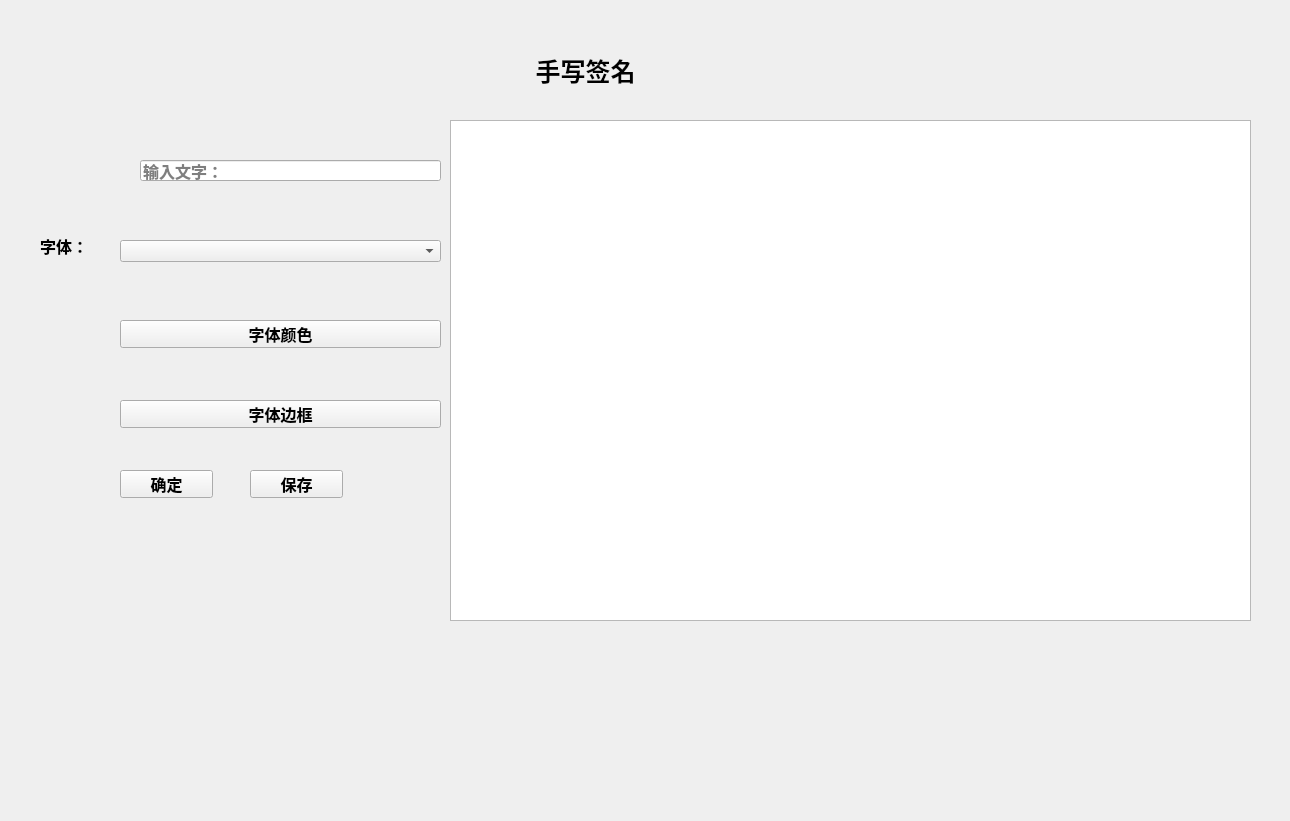
<?xml version="1.0" encoding="UTF-8"?>
<ui version="4.0">
 <class>Form</class>
 <widget class="QWidget" name="Form">
  <property name="geometry">
   <rect>
    <x>0</x>
    <y>0</y>
    <width>1290</width>
    <height>821</height>
   </rect>
  </property>
  <property name="windowTitle">
   <string>Form</string>
  </property>
  <widget class="QLabel" name="label">
   <property name="geometry">
    <rect>
     <x>270</x>
     <y>10</y>
     <width>631</width>
     <height>121</height>
    </rect>
   </property>
   <property name="font">
    <font>
     <pointsize>19</pointsize>
     <weight>75</weight>
     <bold>true</bold>
    </font>
   </property>
   <property name="text">
    <string>手写签名</string>
   </property>
   <property name="alignment">
    <set>Qt::AlignCenter</set>
   </property>
  </widget>
  <widget class="FontComboBox" name="web_font">
   <property name="geometry">
    <rect>
     <x>120</x>
     <y>240</y>
     <width>321</width>
     <height>22</height>
    </rect>
   </property>
  </widget>
  <widget class="QLabel" name="label_2">
   <property name="geometry">
    <rect>
     <x>40</x>
     <y>220</y>
     <width>72</width>
     <height>51</height>
    </rect>
   </property>
   <property name="font">
    <font>
     <pointsize>12</pointsize>
     <weight>75</weight>
     <bold>true</bold>
    </font>
   </property>
   <property name="text">
    <string>字体：</string>
   </property>
  </widget>
  <widget class="QPushButton" name="font_color">
   <property name="geometry">
    <rect>
     <x>120</x>
     <y>320</y>
     <width>321</width>
     <height>28</height>
    </rect>
   </property>
   <property name="font">
    <font>
     <pointsize>12</pointsize>
     <weight>75</weight>
     <bold>true</bold>
    </font>
   </property>
   <property name="text">
    <string>字体颜色</string>
   </property>
  </widget>
  <widget class="QPushButton" name="border_color">
   <property name="geometry">
    <rect>
     <x>120</x>
     <y>400</y>
     <width>321</width>
     <height>28</height>
    </rect>
   </property>
   <property name="font">
    <font>
     <pointsize>12</pointsize>
     <weight>75</weight>
     <bold>true</bold>
    </font>
   </property>
   <property name="text">
    <string>字体边框</string>
   </property>
  </widget>
  <widget class="QPushButton" name="sure">
   <property name="geometry">
    <rect>
     <x>120</x>
     <y>470</y>
     <width>93</width>
     <height>28</height>
    </rect>
   </property>
   <property name="font">
    <font>
     <pointsize>12</pointsize>
     <weight>75</weight>
     <bold>true</bold>
    </font>
   </property>
   <property name="text">
    <string>确定</string>
   </property>
  </widget>
  <widget class="QLineEdit" name="input_text">
   <property name="geometry">
    <rect>
     <x>140</x>
     <y>160</y>
     <width>301</width>
     <height>21</height>
    </rect>
   </property>
   <property name="font">
    <font>
     <pointsize>12</pointsize>
     <weight>75</weight>
     <bold>true</bold>
    </font>
   </property>
   <property name="placeholderText">
    <string>输入文字：</string>
   </property>
  </widget>
  <widget class="QPushButton" name="save">
   <property name="geometry">
    <rect>
     <x>250</x>
     <y>470</y>
     <width>93</width>
     <height>28</height>
    </rect>
   </property>
   <property name="font">
    <font>
     <pointsize>12</pointsize>
     <weight>75</weight>
     <bold>true</bold>
    </font>
   </property>
   <property name="text">
    <string>保存</string>
   </property>
  </widget>
  <widget class="QGraphicsView" name="graphicsView">
   <property name="geometry">
    <rect>
     <x>450</x>
     <y>120</y>
     <width>801</width>
     <height>501</height>
    </rect>
   </property>
  </widget>
 </widget>
 <customwidgets>
  <customwidget>
   <class>FontComboBox</class>
   <extends>QComboBox</extends>
   <header>control.fontcombobox</header>
  </customwidget>
 </customwidgets>
 <resources/>
 <connections/>
</ui>
